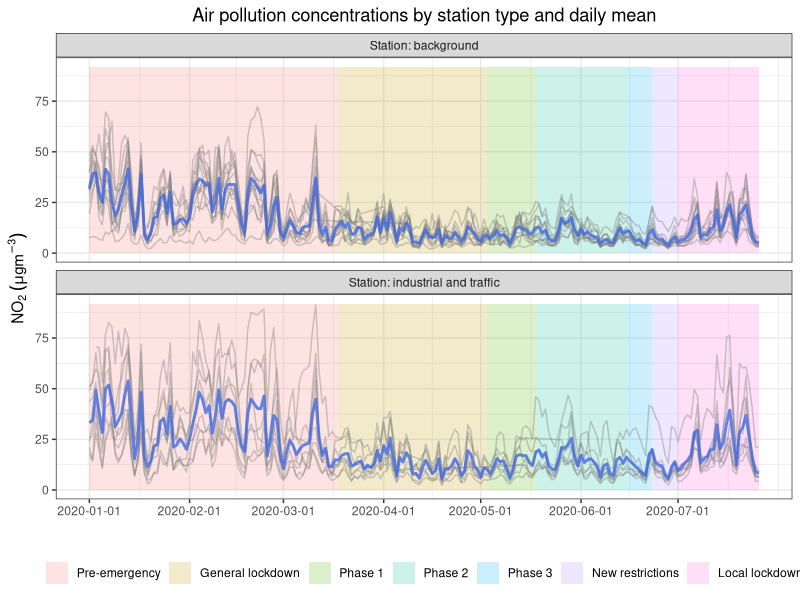
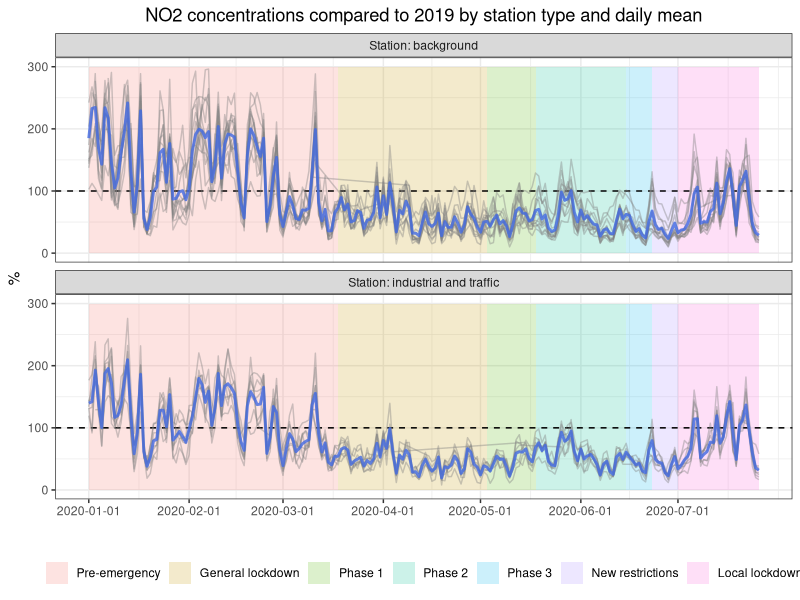
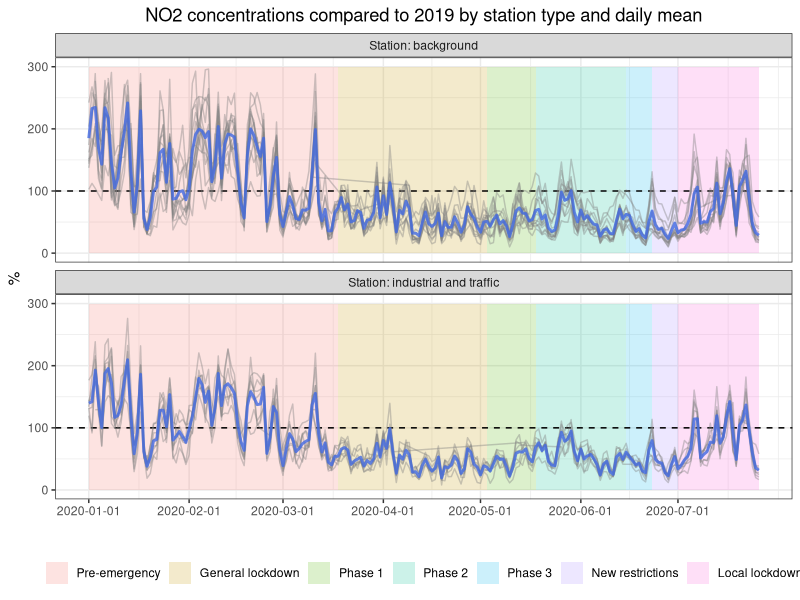

Write R code to recreate these figures, in order.
############## Time series station analysis ###############

library("lubridate")
library("tidyverse")
library("readxl")

# Read data
station_data <- read_csv("data/stations/clean_stationdata.csv")
calendar <- read_excel("data/other/calendar.xlsx") %>%
  mutate(start = as.Date(start),
         end = lead(start, 1),
         name = fct_inorder(name)) %>%
  filter(name != "End restrictions")
calendar$end[nrow(calendar)] <- as.Date("2020-07-26")  
calendar <- bind_rows(mutate(calendar, Station = "industrial and traffic"),
                      mutate(calendar, Station = "background"))

# Daily means
station_data <- station_data %>%
  mutate(Station = ifelse(type %in% c("industrial", "traffic"), "industrial and traffic", type)) %>%
  group_by(Station, date) %>%
  mutate(no2_mean = mean(no2)) %>% 
  ungroup()

# Time series plot
xbreaks <- c("2020-01-01", "2020-02-01", "2020-03-01", "2020-04-01", 
             "2020-05-01", "2020-06-01", "2020-07-01")
xbreaks <- as.Date(xbreaks)

ggplot() +
  geom_rect(data = calendar, aes(xmin = start, xmax = end, ymin = 0, ymax = 92, fill = name),
            alpha = 0.2) +
  geom_line(data = station_data, aes(x=date, y=no2, group=AirQualityStation),
            colour = "grey50",  alpha = 0.4) +
  geom_line(data = station_data, aes(x=date, y=no2_mean),
            colour = "royalblue",  alpha = 0.8, lwd = 1) +
  facet_wrap(~Station, ncol = 1, labeller = "label_both") +
  scale_x_date(date_labels = "%Y-%m-%d", limits = c(as.Date("2020-01-01"), as.Date("2020-07-26")),
               breaks = xbreaks) +
  ylim(0, 92) + 
  xlab('') + ylab(expression(NO[2]~(mu*g*m^-3))) +
  ggtitle('Air pollution concentrations by station type and daily mean') +
  theme_bw() + 
  theme(legend.position = "bottom", legend.title=element_blank(), 
        plot.title = element_text(hjust = 0.5)) +
  guides(fill = guide_legend(nrow = 1))

# ggsave("figures/ts_overview.png", width = 11, height = 6, dpi = 500)  

# Time series change plot
st2019 <- filter(station_data, year(date)==2019) %>%
  group_by(AirQualityStation) %>%
  summarise(no2_2019 = mean(no2)) %>%
  ungroup()
st2020 <- filter(station_data, year(date)==2020) %>%
  left_join(st2019, by = "AirQualityStation") %>%
  mutate(no2_change = no2/no2_2019 * 100) %>%
  group_by(Station, date) %>%
  mutate(no2_mean = mean(no2_change)) %>% 
  ungroup()

ggplot() +
  geom_rect(data = calendar, aes(xmin = start, xmax = end, ymin = 0, ymax = 300, fill = name),
            alpha = 0.2) +
  geom_hline(data=NULL, yintercept = 100, linetype="dashed") +
  geom_line(data = st2020, aes(x=date, y=no2_change, group=AirQualityStation),
            colour = "grey50",  alpha = 0.4) +
  geom_line(data = st2020, aes(x=date, y=no2_mean),
            colour = "royalblue",  alpha = 0.8, lwd = 1) +
  facet_wrap(~Station, ncol = 1, labeller = "label_both") +
  scale_x_date(date_labels = "%Y-%m-%d", limits = c(as.Date("2020-01-01"), as.Date("2020-07-26")),
               breaks = xbreaks) +
  ylim(0, 300) +
  xlab('') + ylab('%') +
  ggtitle('NO2 concentrations compared to 2019 by station type and daily mean') +
  theme_bw() + 
  theme(legend.position = "bottom", legend.title=element_blank(), 
        plot.title = element_text(hjust = 0.5)) +
  guides(fill = guide_legend(nrow = 1))

ggsave("figures/ts_change.png", width = 11, height = 6, dpi = 500)
